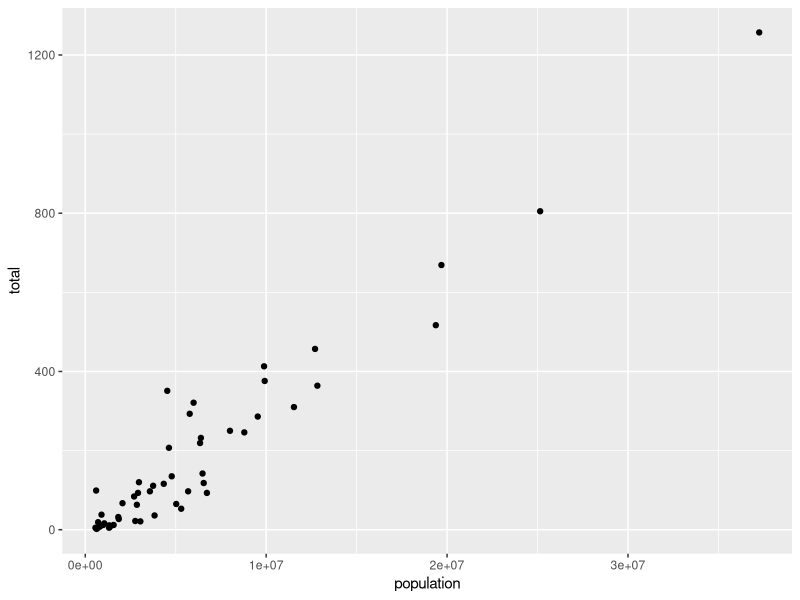
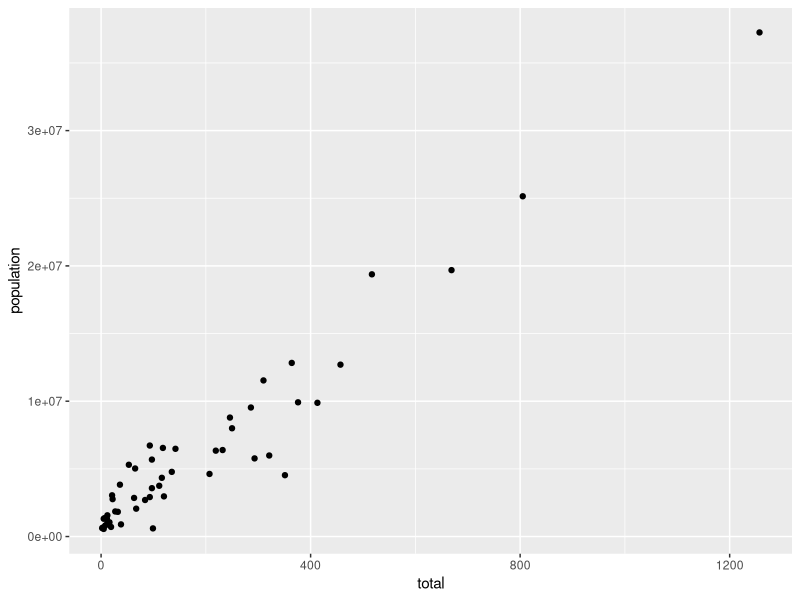
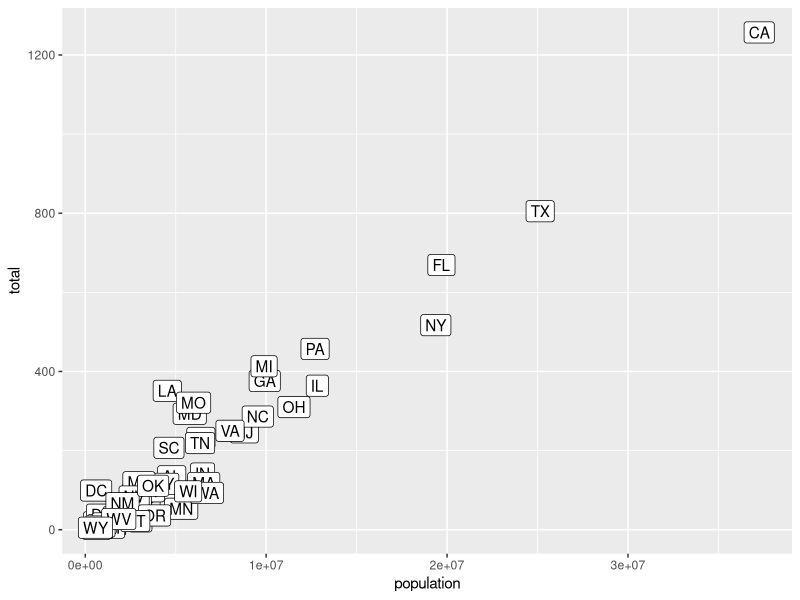
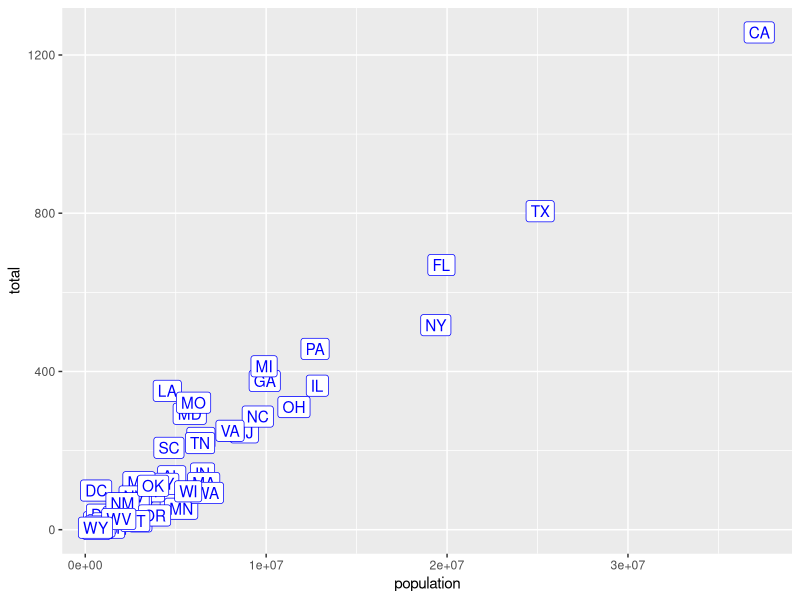
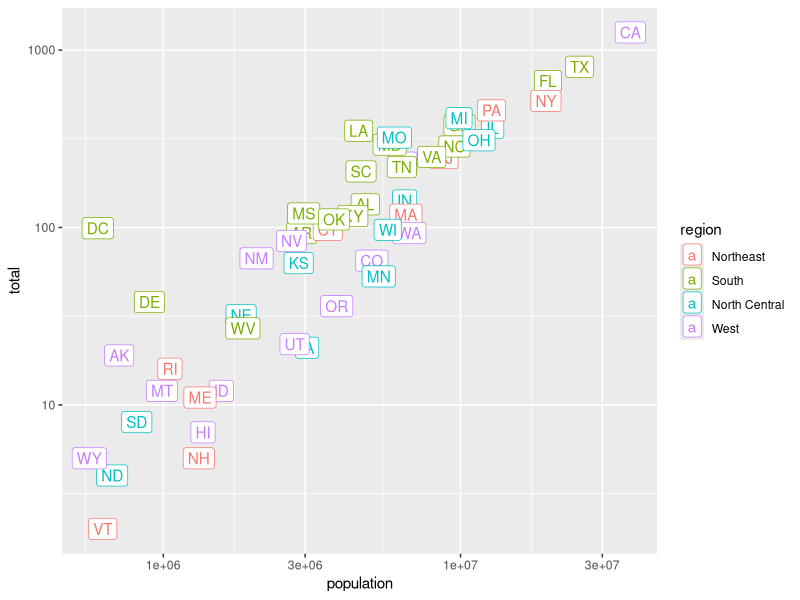
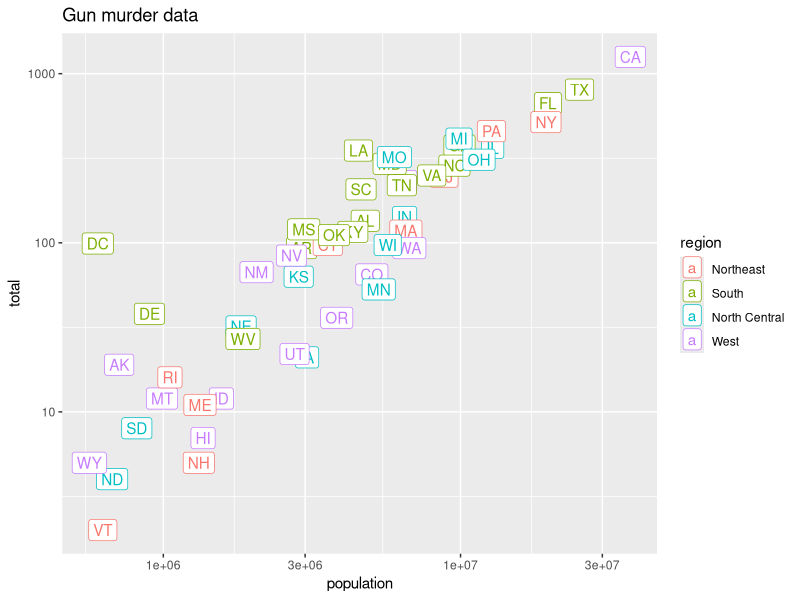
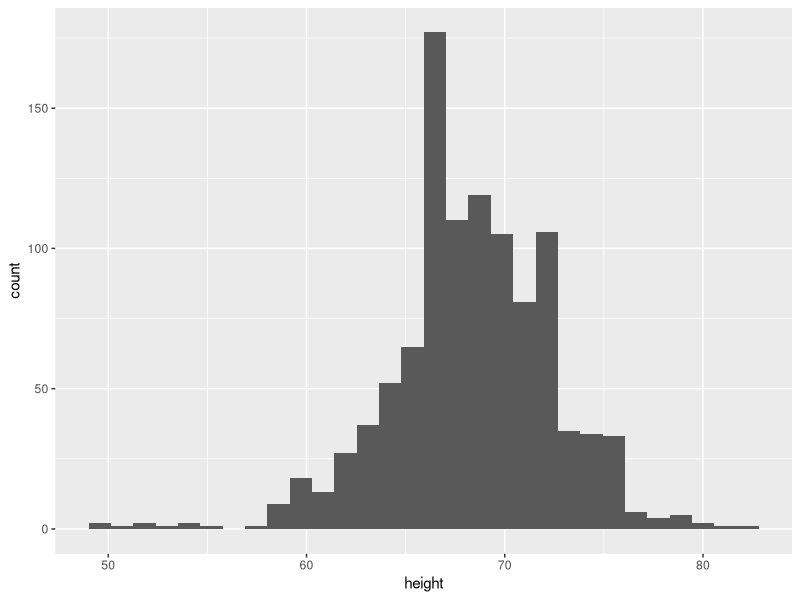
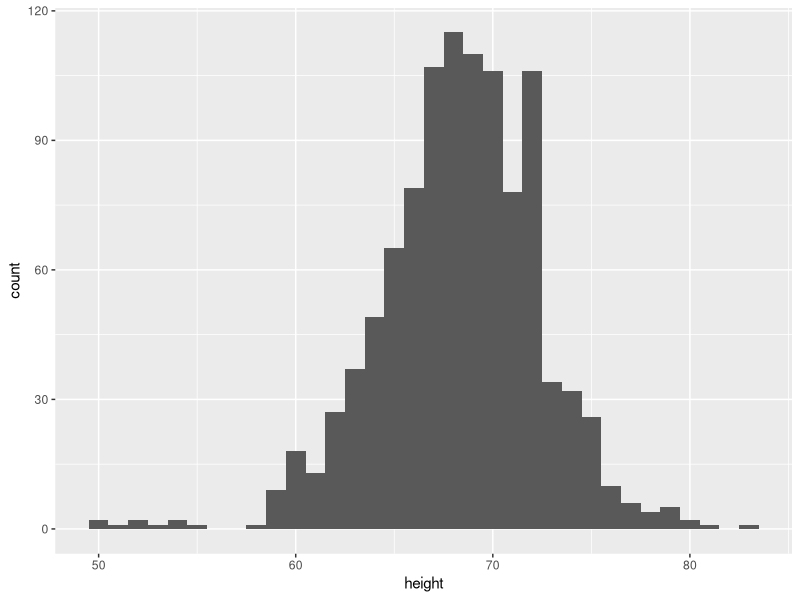

These charts were generated, in order, by the following R code:
###### Section 2: Intro to ggplot2 ######

###Section 2.2: Customising plots, intro to ggplot2
library(dplyr)
library(ggplot2)
library(dslabs)
data(heights)
data(murders)

  #1:Take p<-ggplot(murders), what is the class of the object p?
p <- ggplot(murders)
class(p)
  #3:Using the pipe %>%, create an object p associated with the heights dataset instead of with the murders dataset as in previous exercises
p <- heights %>% ggplot() 
  #5: Fill out the sample code with the correct variable names to plot total murders versus population size
  #sample code : murders %>% ggplot(aes(x = , y = )) + geom_point()
murders %>% 
  ggplot(aes(x = population , y = total )) +
  geom_point()
  #6: Remake the plot but without the x and y arguments and flip the axes so that total is on the x-axis and population is on the y-axis
murders %>% 
  ggplot(aes(total, population )) +
  geom_point()
  #8:Rewrite the code from the previous exercise to:
  #   add a label aesthetic to aes equal to the state abbreviation
  #   use geom_label instead of geom_point
murders %>% 
  ggplot(aes(population, total,label = abb)) +
  geom_label()
  #10: Rewrite the code from the previous exercise to make the labels blue
murders %>% 
  ggplot(aes(population, total,label= abb)) +
  geom_label(color="blue")
  #12: Rewrite the code above to make the label color correspond to the state's region
p<-murders %>% 
  ggplot(aes(population, total, label = abb, color = region)) +
  geom_label()
  #13: Change both axes to be in the log scale to account for the fact that the population distribution is skewed
murders %>% 
  ggplot(aes(population, total, label = abb, color = region)) +
  geom_label() +
  scale_x_log10() +
  scale_y_log10()
  #14: Edit the code above to add the title "Gun murder data" to the plot
p + scale_x_log10() + scale_y_log10() + ggtitle("Gun murder data")
  #16: Create a ggplot object called p using the pipe to assign the heights data to a ggplot object. Assign height to the x values through the aes function
p <- heights %>%
  ggplot(aes(height)) 
  #17: Add a layer to the object p (created in the previous exercise) using the geom_histogram function to make the histogram
p + geom_histogram()
  #18: Use the binwidth argument to change the histogram made in the previous exercise to use bins of size 1 inch
p + geom_histogram(binwidth = 1)
  #19: Add the appropriate layer to create a smooth density plot of heights
heights %>% 
  ggplot(aes(height)) +
  geom_density()
  #20: Create separate smooth density plots for males and females by defining group by sex
heights %>%
  ggplot(aes(height, group = sex)) +
  geom_density()
  #21: Change the density plots from the previous exercise to add color
heights %>%
  ggplot(aes(height, color = sex)) +
  geom_density()
  #22: If we use the fill argument, the area under the curves get colored. However the second density is drawn over the other.
  #   Set the parameter to 0.2 in the geom_density function to change this.
heights %>% 
  ggplot(aes(height, fill = sex)) + 
  geom_density(alpha = 0.2) 
